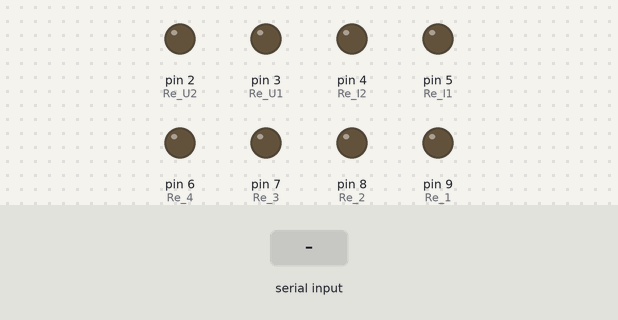
This sketch was run on a simulated Arduino Uno, built with avr-gcc and run on an emulated ATmega328P. Parts: output pins drawn as LEDs (lit = HIGH). The inputs (shaded band) are chosen by the test bench.

Above: at 1.2 s.
1.3 s: "1" received over Serial
At 2.5 s:
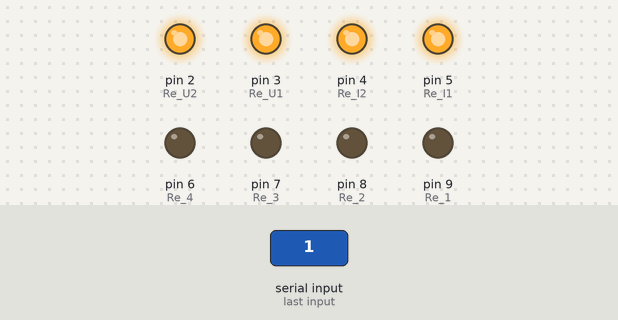
2.8 s: byte 55 (55) received over Serial
At 3.7 s:
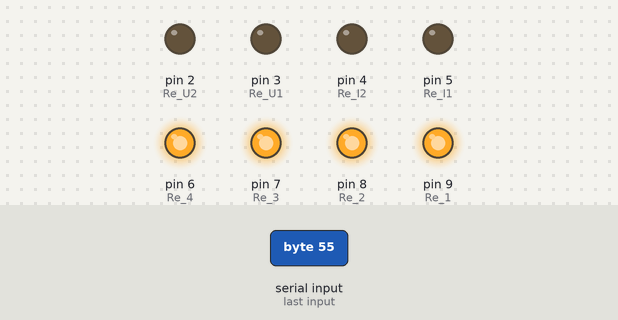
4.3 s: byte 56 (56) received over Serial
At 4.9 s:
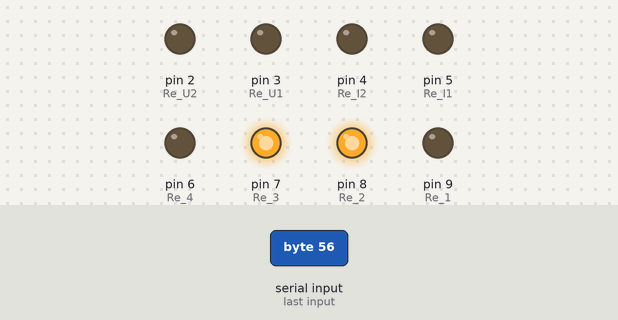
5.8 s: "2" received over Serial
At 7.0 s:
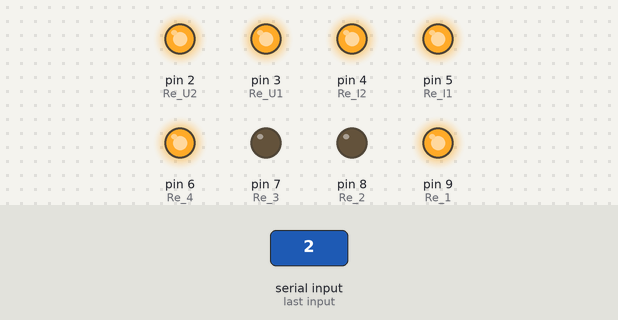
7.3 s: "3" received over Serial
At 8.4 s:
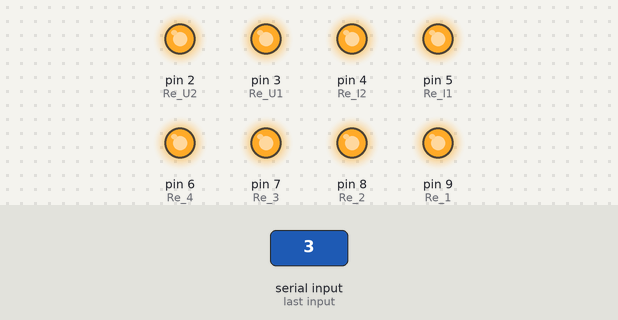
8.8 s: "4" received over Serial
At 9.5 s:
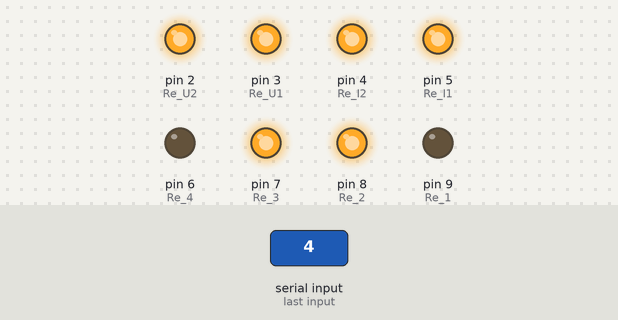
Timing chart, 0 to 11.3 s (numbered marks = the images above; inputs shaded):
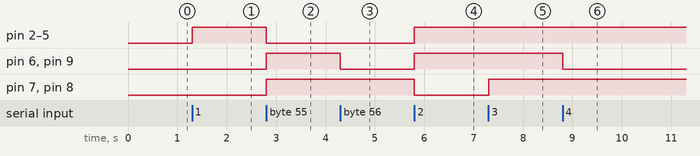

The sketch:

LV_Input_LED.ino
```cpp
#define Re_I1 5
#define Re_I2 4
#define Re_U1 3
#define Re_U2 2
#define Re_1 9
#define Re_2 8
#define Re_3 7
#define Re_4 6

int cmd=0;
void setup() {
   pinMode(Re_I1, OUTPUT);
   pinMode(Re_I2, OUTPUT);
   pinMode(Re_U1, OUTPUT);
   pinMode(Re_U2, OUTPUT);
   pinMode(Re_1, OUTPUT);
   pinMode(Re_2, OUTPUT);
   pinMode(Re_3, OUTPUT);
   pinMode(Re_4, OUTPUT);

   Serial.begin(9600);
}

void loop() {
   if (Serial.available() > 0)
  {
    cmd=Serial.read();
    if(cmd==49){ //dec=49-56 chr=1-8
      digitalWrite(Re_I1, HIGH);
      digitalWrite(Re_I2, HIGH);
      digitalWrite(Re_U1, HIGH);
      digitalWrite(Re_U2, HIGH);
      digitalWrite(Re_1, LOW);
      digitalWrite(Re_2, LOW);
      digitalWrite(Re_3, LOW);
      digitalWrite(Re_4, LOW);
    }

    if(cmd==50){
      digitalWrite(Re_I1, HIGH);
      digitalWrite(Re_I2, HIGH);
      digitalWrite(Re_U1, HIGH);
      digitalWrite(Re_U2, HIGH);
      digitalWrite(Re_1, HIGH);
      digitalWrite(Re_2, LOW);
      digitalWrite(Re_3, LOW);
      digitalWrite(Re_4, HIGH);
    }

    if(cmd==51){
      digitalWrite(Re_I1, HIGH);
      digitalWrite(Re_I2, HIGH);
      digitalWrite(Re_U1, HIGH);
      digitalWrite(Re_U2, HIGH);
      digitalWrite(Re_1, HIGH);
      digitalWrite(Re_2, HIGH);
      digitalWrite(Re_3, HIGH);
      digitalWrite(Re_4, HIGH);
    }

     if(cmd==52){
      digitalWrite(Re_I1, HIGH);
      digitalWrite(Re_I2, HIGH);
      digitalWrite(Re_U1, HIGH);
      digitalWrite(Re_U2, HIGH);
      digitalWrite(Re_1, LOW);
      digitalWrite(Re_2, HIGH);
      digitalWrite(Re_3, HIGH);
      digitalWrite(Re_4, LOW);
    }
     if(cmd==53){
      digitalWrite(Re_I1, LOW);
      digitalWrite(Re_I2, LOW);
      digitalWrite(Re_U1, LOW);
      digitalWrite(Re_U2, LOW);
      digitalWrite(Re_1, LOW);
      digitalWrite(Re_2, LOW);
      digitalWrite(Re_3, LOW);
      digitalWrite(Re_4, LOW);
    }
     if(cmd==54){
      digitalWrite(Re_I1, LOW);
      digitalWrite(Re_I2, LOW);
      digitalWrite(Re_U1, LOW);
      digitalWrite(Re_U2, LOW);
      digitalWrite(Re_1, HIGH);
      digitalWrite(Re_2, LOW);
      digitalWrite(Re_3, LOW);
      digitalWrite(Re_4, HIGH);
    }
     if(cmd==55){
      digitalWrite(Re_I1, LOW);
      digitalWrite(Re_I2, LOW);
      digitalWrite(Re_U1, LOW);
      digitalWrite(Re_U2, LOW);
      digitalWrite(Re_1, HIGH);
      digitalWrite(Re_2, HIGH);
      digitalWrite(Re_3, HIGH);
      digitalWrite(Re_4, HIGH);
    }
     if(cmd==56){
      digitalWrite(Re_I1, LOW);
      digitalWrite(Re_I2, LOW);
      digitalWrite(Re_U1, LOW);
      digitalWrite(Re_U2, LOW);
      digitalWrite(Re_1, LOW);
      digitalWrite(Re_2, HIGH);
      digitalWrite(Re_3, HIGH);
      digitalWrite(Re_4, LOW);
    }
  }
}
```

Measured:
- after the input at 1.3 s, pin 2 (Re_U2), pin 3 (Re_U1), pin 4 (Re_I2), pin 5 (Re_I1): LOW → HIGH at once
- after the input at 2.8 s, pin 2 (Re_U2), pin 3 (Re_U1), pin 4 (Re_I2), pin 5 (Re_I1): HIGH → LOW at once; pin 6 (Re_4), pin 7 (Re_3), pin 8 (Re_2), pin 9 (Re_1): LOW → HIGH at once
- after the input at 4.3 s, pin 6 (Re_4), pin 9 (Re_1): HIGH → LOW at once
- after the input at 5.8 s, pin 2 (Re_U2), pin 3 (Re_U1), pin 4 (Re_I2), pin 5 (Re_I1), pin 6 (Re_4), pin 9 (Re_1): LOW → HIGH at once; pin 7 (Re_3), pin 8 (Re_2): HIGH → LOW at once
- after the input at 7.3 s, pin 7 (Re_3), pin 8 (Re_2): LOW → HIGH at once
- after the input at 8.8 s, pin 6 (Re_4), pin 9 (Re_1): HIGH → LOW at once
